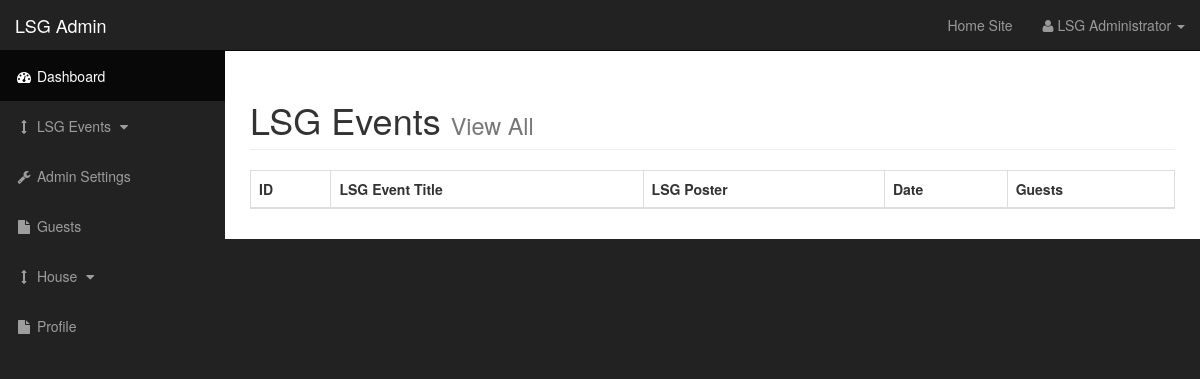
Before: /admin/events.php with the older database file.
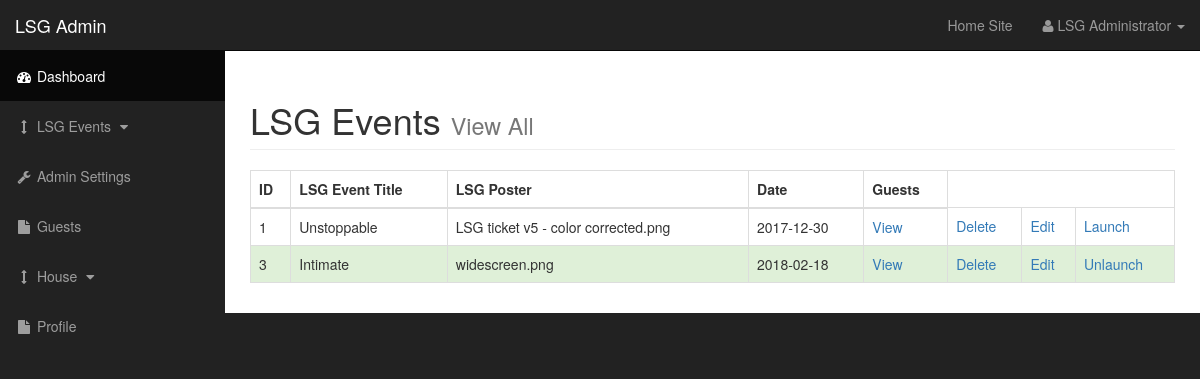
After: the same page with the newer database file.
### tables this page shows
CREATE TABLE `events` (
  `event_id` int(3) NOT NULL,
  `event_name` varchar(255) NOT NULL,
  `event_image` text NOT NULL,
  `event_date` date NOT NULL,
  `event_launch` tinyint(1) NOT NULL
);

### admin/includes/view_all_events.php (the view, shortened to what this page needs)
<table class = "table table-bordered table-hover">
    <thead>
        <tr>
            <th>ID</th>
            <th>LSG Event Title</th>
            <th>LSG Poster</th>
            <th>Date</th>
            <th>Guests</th>
        </tr>
    </thead>
    <tbody>
        <?php
            $query = "SELECT * FROM events";
            $result = mysqli_query($con, $query);
            while ($row = mysqli_fetch_assoc($result)) {
                $id = $row['event_id'];
                $title = $row['event_name'];
                $image = $row['event_image'];
                $date = $row['event_date'];
                $isLaunch = $row['event_launch'];
                if($isLaunch){
                    echo "<tr class='success'>";
                }else{
                    echo "<tr>";
                }
                echo
                "
                        <td>{$id}</td>
                        <td>{$title}</td>
                        <td>{$image}</td>
                        <td>{$date}</td>
                        <td><a href='events.php?source=view_guests&edit={$id}'>View</a></td>
                        <td><a href='includes/deleteEventModal.php?de_id={$id}' data-toggle='modal' data-target='#myModal'>Delete</a></td>
                        <td><a href='events.php?source=edit_event&edit={$id}'>Edit</a></td>";
                        if($isLaunch){
                             echo
                        "<td><a href='events.php?unlaunch=true&g_id={$id}'>Unlaunch</a></td>
                    </tr> ";
                        }else if(!$isLaunch){
                            echo
                        "<td><a href='events.php?launch=true&g_id={$id}'>Launch</a></td>
                    </tr> ";
                        }
            }
         ?>
        </tbody>
</table>

### admin/includes/admin_header.php (shortened to what this page needs)
<!DOCTYPE html>
<html lang="en">
<head>
    <link href="css/bootstrap.min.css" rel="stylesheet">
    <link href="css/sb-admin.css" rel="stylesheet">
    <link href="font-awesome/css/font-awesome.min.css" rel="stylesheet" type="text/css">
</head>
<body>

### admin/events.php (shortened to what this page needs)
 <?php include "includes/admin_header.php"; ?>
 <div id="wrapper">
     <?php include "includes/admin_navigation.php"; ?>
     <div id="page-wrapper">
         <div class="container-fluid">
             <div class="row">
                 <div class="col-lg-12">
                     <h1 class="page-header">
                         LSG Events
                         <small>View All</small>
                     </h1>
                 </div>
             </div>
              <?php
             	if(isset($_GET['source'])){
             		$source = $_GET['source'];
             	}else{
             		$source = "";
             	}
         		switch ($source) {
         			default:
         				include "includes/view_all_events.php";
         				break;
         		}
              ?>
         </div>
     </div>
<?php include "includes/admin_footer.php"; ?>

### admin/includes/admin_navigation.php (shortened to what this page needs)
<nav class="navbar navbar-inverse navbar-fixed-top" role="navigation">
    <div class="navbar-header">
        <a class="navbar-brand" href="index.php">LSG Admin</a>
    </div>
    <ul class="nav navbar-right top-nav">
        <li>
            <a href="../index.php">Home Site</a>
        </li>
        <li class="dropdown">
            <a href="#" class="dropdown-toggle" data-toggle="dropdown"><i class="fa fa-user"></i> LSG Administrator <b class="caret"></b></a>
        </li>
    </ul>
    <div class="collapse navbar-collapse navbar-ex1-collapse">
        <ul class="nav navbar-nav side-nav">
            <li class="active">
                <a href="#"><i class="fa fa-fw fa-dashboard"></i> Dashboard</a>
            </li>
            <li>
                <a href="javascript:;" data-toggle="collapse" data-target="#posts_dropdown"><i class="fa fa-fw fa-arrows-v"></i> LSG Events <i class="fa fa-fw fa-caret-down"></i></a>
            </li>
            <li>
                <a href=".#"><i class="fa fa-fw fa-wrench"></i> Admin Settings</a>
            </li>
            <li>
                <a href="#"><i class="fa fa-fw fa-file"></i> Guests</a>
            </li>
            <li>
                <a href="javascript:;" data-toggle="collapse" data-target="#demo"><i class="fa fa-fw fa-arrows-v"></i> House <i class="fa fa-fw fa-caret-down"></i></a>
            </li>
            <li>
                <a href="#"><i class="fa fa-fw fa-file"></i> Profile</a>
            </li>
        </ul>
    </div>
</nav>

### admin/includes/admin_footer.php (shortened to what this page needs)
 </div>
</body>
</html>

### admin/css/sb-admin.css (style rules this page uses)
body { margin-top: 100px; background-color: #222; }
@media (min-width:768px) { body { margin-top: 50px; } }
#wrapper { padding-left: 0; }
#page-wrapper { width: 100%; padding: 0; background-color: #fff; }
@media (min-width:768px) { #wrapper { padding-left: 225px; } }
@media (min-width:768px) { #page-wrapper { padding: 10px; } }
.top-nav { padding: 0 15px; }
.top-nav>li { display: inline-block; float: left; }
.top-nav>li>a { padding-top: 15px; padding-bottom: 15px; line-height: 20px; color: #999; }
@media (min-width:768px) { .side-nav { position: fixed; top: 51px; left: 225px; width: 225px; margin-left: -225px; border: none; border-radius: 0; overflow-y: auto; background-color: #222; } }
@media (min-width:768px) { .side-nav>li>a { width: 225px; } }

Changed rows visible on the page:
added events: event_id "1", event_name "Unstoppable", event_image "LSG ticket v5 - color corrected.png", event_date "2017-12-30"
added events: event_id "3", event_name "Intimate", event_image "widescreen.png", event_date "2018-02-18"
